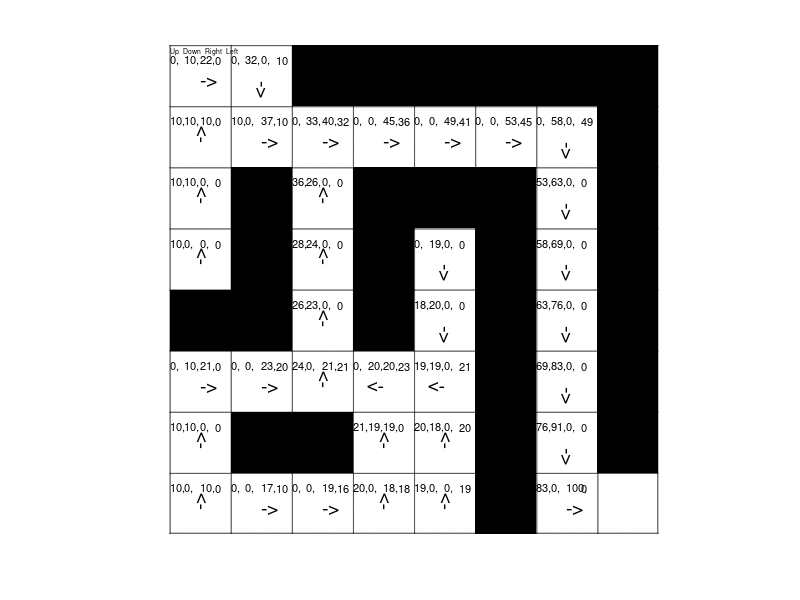

Write the MATLAB code that produced this figure.
clc
clear all
close all
MAZE_ID = 4;% 1 to 6 is allowed
switch MAZE_ID
    case 1
        a = [-1,  -1,  -1,  1,  1, 1, 1, 1;...
            1,  -1,  -1,  -1,  1, -1, 1, -1;...
            1,  -1, -1, -1, 1, -1, 1, -1;...
            1,  -1, -1, -1, 1, -1, 1, -1;...
            1,  1, 1, 1, 1, -1, -1, -1;...
            1, -1, -1, -1, 1,  -1, -1, -1;...
            1, -1, -1, -1, 1,  1,  1, -1;...
            1, -1, -1, -1, -1, -1, -1, -1];
        Q = [0.00 0.00 0.00 0.00 ;
            0.00 0.00 0.00 0.00 ;
            0.00 0.00 0.00 0.00 ;
            0.00 0.00 74.47 0.00 ;
            66.84 0.00 81.79 66.46 ;
            0.00 0.00 89.94 74.13 ;
            60.77 0.00 99.90 72.57 ;
            0.00 0.00 0.00 0.00 ;
            0.00 0.00 0.00 0.00 ;
            0.00 0.00 0.00 0.00 ;
            0.00 0.00 0.00 0.00 ;
            0.00 0.00 0.00 0.00 ;
            56.06 74.49 0.00 0.00 ;
            0.00 0.00 0.00 0.00 ;
            0.00 81.18 0.00 0.00 ;
            0.00 0.00 0.00 0.00 ;
            0.00 0.00 0.00 0.00 ;
            0.00 0.00 0.00 0.00 ;
            0.00 0.00 0.00 0.00 ;
            0.00 0.00 0.00 0.00 ;
            51.46 61.18 0.00 0.00 ;
            0.00 0.00 0.00 0.00 ;
            0.00 0.00 0.00 0.00 ;
            0.00 0.00 0.00 0.00 ;
            0.00 0.00 0.00 0.00 ;
            0.00 0.00 0.00 0.00 ;
            0.00 0.00 0.00 0.00 ;
            0.00 0.00 0.00 0.00 ;
            46.20 56.06 0.00 0.00 ;
            0.00 0.00 0.00 0.00 ;
            0.00 0.00 0.00 0.00 ;
            0.00 0.00 0.00 0.00 ;
            0.00 0.00 0.00 0.00 ;
            0.00 0.00 6.45 0.00 ;
            0.00 0.00 6.93 6.13 ;
            0.00 0.00 43.43 5.90 ;
            41.97 51.45 0.00 9.23 ;
            0.00 0.00 0.00 0.00 ;
            0.00 0.00 0.00 0.00 ;
            0.00 0.00 0.00 0.00 ;
            0.00 0.00 0.00 0.00 ;
            0.00 0.00 0.00 0.00 ;
            0.00 0.00 0.00 0.00 ;
            0.00 0.00 0.00 0.00 ;
            39.30 46.53 0.00 0.00 ;
            0.00 0.00 0.00 0.00 ;
            0.00 0.00 0.00 0.00 ;
            0.00 0.00 0.00 0.00 ;
            0.00 0.00 0.00 0.00 ;
            0.00 0.00 0.00 0.00 ;
            0.00 0.00 0.00 0.00 ;
            0.00 0.00 0.00 0.00 ;
            0.00 42.58 36.36 0.00 ;
            0.00 0.00 33.65 39.31 ;
            0.00 0.00 0.00 36.37 ;
            0.00 0.00 0.00 0.00 ;
            0.00 0.00 0.00 0.00 ;
            0.00 0.00 0.00 0.00 ;
            0.00 0.00 0.00 0.00 ;
            0.00 0.00 0.00 0.00 ;
            0.00 0.00 0.00 0.00 ;
            0.00 0.00 0.00 0.00 ;
            0.00 0.00 0.00 0.00 ;
            0.00 0.00 0.00 0.00 ] ;
    case 2
        a = [-1,1,1,1,1,1,1,1;
            -1,-1,-1,-1,1,-1,-1,-1;
            -1,-1,-1,-1,1,-1,-1,-1;
            1,-1,-1,-1,1,-1,-1,-1;
            1,1,1,1,1,1,1,-1;
            1,-1,-1,-1,-1,-1,1,-1;
            1,1,1,1,-1,-1,1,-1;
            1,-1,-1,-1,-1,-1,-1,-1];
        Q = [0.00 0.00 0.00 0.00 ;
            0.00 0.00 60.66 0.00 ;
            0.00 0.00 68.89 52.25 ;
            0.00 0.00 75.50 62.69 ;
            68.53 0.00 82.80 68.93 ;
            0.00 0.00 90.91 75.47 ;
            0.00 0.00 99.99 82.70 ;
            0.00 0.00 0.00 0.00 ;
            0.00 0.00 0.00 0.00 ;
            0.00 0.00 0.00 0.00 ;
            0.00 0.00 0.00 0.00 ;
            0.00 0.00 0.00 0.00 ;
            62.91 75.50 0.00 0.00 ;
            0.00 0.00 0.00 0.00 ;
            0.00 0.00 0.00 0.00 ;
            0.00 0.00 0.00 0.00 ;
            0.00 0.00 0.00 0.00 ;
            0.00 0.00 0.00 0.00 ;
            0.00 0.00 0.00 0.00 ;
            0.00 0.00 0.00 0.00 ;
            57.33 68.92 0.00 0.00 ;
            0.00 0.00 0.00 0.00 ;
            0.00 0.00 0.00 0.00 ;
            0.00 0.00 0.00 0.00 ;
            21.75 0.00 0.00 0.00 ;
            0.00 0.00 0.00 0.00 ;
            0.00 0.00 0.00 0.00 ;
            0.00 0.00 0.00 0.00 ;
            52.75 62.86 0.00 0.00 ;
            0.00 0.00 0.00 0.00 ;
            0.00 0.00 0.00 0.00 ;
            0.00 0.00 0.00 0.00 ;
            10.00 19.52 24.51 0.00 ;
            0.00 0.00 27.93 21.75 ;
            0.00 0.00 47.38 26.14 ;
            0.00 0.00 52.45 42.88 ;
            0.00 57.55 45.77 48.06 ;
            0.00 0.00 37.98 52.55 ;
            35.15 0.00 0.00 41.09 ;
            0.00 0.00 0.00 0.00 ;
            19.52 21.75 0.00 0.00 ;
            0.00 0.00 0.00 0.00 ;
            0.00 0.00 0.00 0.00 ;
            0.00 0.00 0.00 0.00 ;
            0.00 0.00 0.00 0.00 ;
            0.00 0.00 0.00 0.00 ;
            32.53 37.98 0.00 0.00 ;
            0.00 0.00 0.00 0.00 ;
            18.54 20.58 16.94 0.00 ;
            0.00 0.00 10.00 18.57 ;
            0.00 0.00 10.00 11.00 ;
            0.00 0.00 0.00 10.00 ;
            0.00 0.00 0.00 0.00 ;
            0.00 0.00 0.00 0.00 ;
            0.00 35.03 0.00 0.00 ;
            0.00 0.00 0.00 0.00 ;
            0.00 19.52 0.00 0.00 ;
            0.00 0.00 0.00 0.00 ;
            0.00 0.00 0.00 0.00 ;
            0.00 0.00 0.00 0.00 ;
            0.00 0.00 0.00 0.00 ;
            0.00 0.00 0.00 0.00 ;
            0.00 0.00 0.00 0.00 ;
            0.00 0.00 0.00 0.00 ];
    case 3
        a = [1,1,1,-1,1,1,1,1;
            1,-1,1,-1,-1,-1,1,1;
            1,-1,1,1,1,1,1,-1;
            1,1,1,-1,-1,-1,1,-1;
            1,1,1,1,1,-1,1,-1;
            -1,-1,-1,-1,-1,-1,1,-1;
            1,1,1,1,1,1,1,-1;
            1,-1,-1,-1,-1,-1,-1,-1];
        Q = [3.92 0.00 1.63 0.00 ;
            0.00 0.00 9.48 2.45 ;
            9.86 0.00 0.00 6.81 ;
            0.00 0.00 0.00 0.00 ;
            0.00 0.00 82.89 0.00 ;
            0.00 0.00 91.00 68.07 ;
            82.90 0.00 100.00 82.89 ;
            0.00 0.00 0.00 0.00 ;
            7.79 3.38 0.00 0.00 ;
            0.00 0.00 0.00 0.00 ;
            9.91 9.79 0.00 0.00 ;
            0.00 0.00 0.00 0.00 ;
            0.00 0.00 0.00 0.00 ;
            0.00 0.00 0.00 0.00 ;
            75.61 91.00 91.00 0.00 ;
            0.00 100.00 0.00 82.89 ;
            8.02 6.69 0.00 0.00 ;
            0.00 0.00 0.00 0.00 ;
            9.05 9.88 9.92 0.00 ;
            0.00 0.00 43.59 9.91 ;
            0.00 0.00 51.49 9.90 ;
            0.00 0.00 75.61 43.58 ;
            69.05 82.90 0.00 69.04 ;
            0.00 0.00 0.00 0.00 ;
            7.63 7.84 8.21 0.00 ;
            4.95 0.00 8.70 8.02 ;
            8.91 9.80 0.00 0.90 ;
            0.00 0.00 0.00 0.00 ;
            0.00 0.00 0.00 0.00 ;
            0.00 0.00 0.00 0.00 ;
            63.14 75.61 0.00 0.00 ;
            0.00 0.00 0.00 0.00 ;
            0.00 8.25 6.17 0.00 ;
            0.00 7.70 9.03 7.41 ;
            0.00 9.26 9.39 8.61 ;
            0.00 0.00 8.45 9.44 ;
            0.00 0.00 0.00 9.34 ;
            0.00 0.00 0.00 0.00 ;
            57.83 69.05 0.00 0.00 ;
            0.00 0.00 0.00 0.00 ;
            0.00 0.00 0.00 0.00 ;
            0.00 0.00 0.00 0.00 ;
            0.00 0.00 0.00 0.00 ;
            0.00 0.00 0.00 0.00 ;
            0.00 0.00 0.00 0.00 ;
            0.00 0.00 0.00 0.00 ;
            53.05 63.14 0.00 0.00 ;
            0.00 0.00 0.00 0.00 ;
            10.00 0.00 11.00 0.00 ;
            0.00 0.00 21.39 10.00 ;
            0.00 0.00 27.39 18.39 ;
            0.00 0.00 44.77 20.35 ;
            0.00 0.00 48.74 41.14 ;
            0.00 0.00 53.05 44.84 ;
            0.00 57.83 0.00 48.74 ;
            0.00 0.00 0.00 0.00 ;
            0.00 10.00 0.00 0.00 ;
            0.00 0.00 0.00 0.00 ;
            0.00 0.00 0.00 0.00 ;
            0.00 0.00 0.00 0.00 ;
            0.00 0.00 0.00 0.00 ;
            0.00 0.00 0.00 0.00 ;
            0.00 0.00 0.00 0.00 ;
            0.00 0.00 0.00 0.00 ];
        
    case 4
        a = [1,1,1,1,1,-1,1,1;
            1,-1,-1,1,1,-1,1,-1;
            1,1,1,1,1,-1,1,-1;
            -1,-1,1,-1,1,-1,1,-1;
            1,-1,1,-1,1,-1,1,-1;
            1,-1,1,-1,-1,-1,1,-1;
            1,1,1,1,1,1,1,-1;
            1,1,-1,-1,-1,-1,-1,-1];
        Q = [10.00 0.00 10.00 0.00 ;
            0.00 0.00 17.29 10.00 ;
            0.00 0.00 19.19 16.44 ;
            20.23 0.00 18.29 18.19 ;
            19.23 0.00 0.00 19.20 ;
            0.00 0.00 0.00 0.00 ;
            82.82 0.00 100.00 0.00 ;
            0.00 0.00 0.00 0.00 ;
            10.00 10.00 0.00 0.00 ;
            0.00 0.00 0.00 0.00 ;
            0.00 0.00 0.00 0.00 ;
            21.39 19.20 19.23 0.00 ;
            20.25 18.30 0.00 20.25 ;
            0.00 0.00 0.00 0.00 ;
            75.61 91.00 0.00 0.00 ;
            0.00 0.00 0.00 0.00 ;
            0.00 10.00 20.87 0.00 ;
            0.00 0.00 22.61 19.54 ;
            24.18 0.00 21.39 21.30 ;
            0.00 20.25 20.25 22.66 ;
            19.22 19.23 0.00 21.39 ;
            0.00 0.00 0.00 0.00 ;
            69.05 82.90 0.00 0.00 ;
            0.00 0.00 0.00 0.00 ;
            0.00 0.00 0.00 0.00 ;
            0.00 0.00 0.00 0.00 ;
            25.77 22.76 0.00 0.00 ;
            0.00 0.00 0.00 0.00 ;
            18.29 20.25 0.00 0.00 ;
            0.00 0.00 0.00 0.00 ;
            63.13 75.61 0.00 0.00 ;
            0.00 0.00 0.00 0.00 ;
            10.00 0.00 0.00 0.00 ;
            0.00 0.00 0.00 0.00 ;
            27.54 24.17 0.00 0.00 ;
            0.00 0.00 0.00 0.00 ;
            0.00 19.23 0.00 0.00 ;
            0.00 0.00 0.00 0.00 ;
            57.81 69.04 0.00 0.00 ;
            0.00 0.00 0.00 0.00 ;
            10.00 10.00 0.00 0.00 ;
            0.00 0.00 0.00 0.00 ;
            35.91 25.79 0.00 0.00 ;
            0.00 0.00 0.00 0.00 ;
            0.00 0.00 0.00 0.00 ;
            0.00 0.00 0.00 0.00 ;
            53.03 63.13 0.00 0.00 ;
            0.00 0.00 0.00 0.00 ;
            10.00 10.00 10.00 0.00 ;
            10.00 0.00 36.52 10.00 ;
            0.00 32.76 39.56 32.27 ;
            0.00 0.00 44.74 36.17 ;
            0.00 0.00 48.69 41.24 ;
            0.00 0.00 53.00 44.81 ;
            0.00 57.81 0.00 48.70 ;
            0.00 0.00 0.00 0.00 ;
            0.00 10.00 21.63 0.00 ;
            0.00 32.27 0.00 10.00 ;
            0.00 0.00 0.00 0.00 ;
            0.00 0.00 0.00 0.00 ;
            0.00 0.00 0.00 0.00 ;
            0.00 0.00 0.00 0.00 ;
            0.00 0.00 0.00 0.00 ;
            0.00 0.00 0.00 0.00];
        
    case 5
        a = [1 1 1 -1 1 1 1 1;...
            1 -1 1 -1 -1 -1 1 -1;...
            1 -1 1 1 1 1 1 -1;...
            -1 -1 -1 -1 -1 -1 1 -1;....
            1 1 1 1 1 -1 1 -1;...
            1 -1 1 -1 -1 -1 1 -1;...
            1 -1 1 1 1 1 1 -1;...
            1 -1 -1 -1 -1 -1 -1 -1];
        Q = [0.00 0.00 0.00 0.00 ;
            0.00 0.00 0.00 0.00 ;
            0.00 0.00 0.00 0.00 ;
            0.00 0.00 0.00 0.00 ;
            0.00 0.00 66.66 0.00 ;
            0.00 0.00 89.29 0.90 ;
            74.80 0.00 99.90 74.77 ;
            0.00 0.00 0.00 0.00 ;
            0.00 0.00 0.00 0.00 ;
            0.00 0.00 0.00 0.00 ;
            0.00 0.00 0.00 0.00 ;
            0.00 0.00 0.00 0.00 ;
            0.00 0.00 0.00 0.00 ;
            0.00 0.00 0.00 0.00 ;
            68.32 89.29 0.00 0.00 ;
            0.00 0.00 0.00 0.00 ;
            0.00 0.00 0.00 0.00 ;
            0.00 0.00 0.00 0.00 ;
            0.00 0.00 0.00 0.00 ;
            0.00 0.00 0.00 0.00 ;
            0.00 0.00 56.17 0.00 ;
            0.00 0.00 68.31 0.90 ;
            62.49 74.80 0.00 62.24 ;
            0.00 0.00 0.00 0.00 ;
            0.00 0.00 0.00 0.00 ;
            0.00 0.00 0.00 0.00 ;
            0.00 0.00 0.00 0.00 ;
            0.00 0.00 0.00 0.00 ;
            0.00 0.00 0.00 0.00 ;
            0.00 0.00 0.00 0.00 ;
            57.23 68.32 0.00 0.00 ;
            0.00 0.00 0.00 0.00 ;
            3.51 0.00 7.53 0.00 ;
            0.00 0.00 8.71 7.32 ;
            9.29 0.00 8.83 7.06 ;
            0.00 0.00 7.89 9.06 ;
            0.00 0.00 0.00 8.06 ;
            0.00 0.00 0.00 0.00 ;
            52.51 62.49 0.00 0.00 ;
            0.00 0.00 0.00 0.00 ;
            0.00 4.03 0.00 0.00 ;
            0.00 0.00 0.00 0.00 ;
            9.66 9.23 0.00 0.00 ;
            0.00 0.00 0.00 0.00 ;
            0.00 0.00 0.00 0.00 ;
            0.00 0.00 0.00 0.00 ;
            46.26 57.24 0.00 0.00 ;
            0.00 0.00 0.00 0.00 ;
            0.00 0.00 0.00 0.00 ;
            0.00 0.00 0.00 0.00 ;
            0.00 9.00 9.74 0.00 ;
            0.00 0.00 27.18 9.72 ;
            0.00 0.00 31.23 22.64 ;
            0.00 0.00 46.02 25.61 ;
            0.00 52.39 0.00 33.17 ;
            0.00 0.00 0.00 0.00 ;
            0.00 0.00 0.00 0.00 ;
            0.00 0.00 0.00 0.00 ;
            0.00 0.00 0.00 0.00 ;
            0.00 0.00 0.00 0.00 ;
            0.00 0.00 0.00 0.00 ;
            0.00 0.00 0.00 0.00 ;
            0.00 0.00 0.00 0.00 ;
            0.00 0.00 0.00 0.00 ];
        
        
    case 6
        a = [1,1,1,-1,1,1,1,1;
            1,-1,-1,-1,1,-1,-1,-1;
            1,1,1,-1,1,1,1,-1;
            -1,-1,1,-1,1,-1,1,-1;1,-1,1,-1,1,-1,1,-1;
            1,-1,1,-1,-1,-1,1,-1;
            1,1,1,1,1,1,1,-1;
            1,-1,-1,-1,-1,-1,-1,-1];
        Q = [9.99 0.00 9.99 0.00 ;
            0.00 0.00 9.99 9.99 ;
            0.00 0.00 0.00 9.99 ;
            0.00 0.00 0.00 0.00 ;
            69.05 0.00 82.90 0.00 ;
            0.00 0.00 91.00 75.61 ;
            0.00 0.00 100.00 82.90 ;
            0.00 0.00 0.00 0.00 ;
            9.98 9.99 0.00 0.00 ;
            0.00 0.00 0.00 0.00 ;
            0.00 0.00 0.00 0.00 ;
            0.00 0.00 0.00 0.00 ;
            63.13 75.61 0.00 0.00 ;
            0.00 0.00 0.00 0.00 ;
            0.00 0.00 0.00 0.00 ;
            0.00 0.00 0.00 0.00 ;
            0.00 9.98 9.95 0.00 ;
            0.00 0.00 9.96 9.95 ;
            9.97 0.00 0.00 9.96 ;
            0.00 0.00 0.00 0.00 ;
            57.82 69.04 57.80 0.00 ;
            0.00 0.00 53.02 63.13 ;
            48.72 0.00 0.00 57.80 ;
            0.00 0.00 0.00 0.00 ;
            0.00 0.00 0.00 0.00 ;
            0.00 0.00 0.00 0.00 ;
            16.17 9.96 0.00 0.00 ;
            0.00 0.00 0.00 0.00 ;
            50.72 63.14 0.00 0.00 ;
            0.00 0.00 0.00 0.00 ;
            44.85 53.02 0.00 0.00 ;
            0.00 0.00 0.00 0.00 ;
            16.15 0.00 0.00 0.00 ;
            0.00 0.00 0.00 0.00 ;
            17.76 9.98 0.00 0.00 ;
            0.00 0.00 0.00 0.00 ;
            0.00 57.60 0.00 0.00 ;
            0.00 0.00 0.00 0.00 ;
            41.36 48.72 0.00 0.00 ;
            0.00 0.00 0.00 0.00 ;
            17.11 13.71 0.00 0.00 ;
            0.00 0.00 0.00 0.00 ;
            23.50 16.95 0.00 0.00 ;
            0.00 0.00 0.00 0.00 ;
            0.00 0.00 0.00 0.00 ;
            0.00 0.00 0.00 0.00 ;
            38.23 44.85 0.00 0.00 ;
            0.00 0.00 0.00 0.00 ;
            16.36 16.33 17.90 0.00 ;
            0.00 0.00 23.08 17.11 ;
            0.00 21.66 28.79 17.90 ;
            0.00 0.00 31.42 23.54 ;
            0.00 0.00 35.36 29.25 ;
            0.00 0.00 38.23 32.61 ;
            0.00 41.36 0.00 35.40 ;
            0.00 0.00 0.00 0.00 ;
            0.00 17.11 0.00 0.00 ;
            0.00 0.00 0.00 0.00 ;
            0.00 0.00 0.00 0.00 ;
            0.00 0.00 0.00 0.00 ;
            0.00 0.00 0.00 0.00 ;
            0.00 0.00 0.00 0.00 ;
            0.00 0.00 0.00 0.00 ;
            0.00 0.00 0.00 0.00 ];
end
b = flipud(a);
Z = 256;
Im = kron(round(255*(b+1)/2),ones(Z,Z));
figure, imshow(Im)
hold on
for j = [(0.01:8)*Z, 7.99*Z]
    plot(0:(Z*8),j*ones(1,Z*8+1),'k')
    hold on
    plot(j*ones(1,Z*8+1),0:(Z*8),'k')
    hold on
end
Ind = find(a==-1);
[Row_Ind,Col_Ind] = ind2sub([8,8],Ind);
Col_Ind = Col_Ind'-1;
Row_Ind = Row_Ind'-1;

col = size(Q,2);
row = size(Q,1);
[val , ind] = max(Q');
ss = [90,-90,0,180];
Font1 = 8;
Q1 = Q;
Q = round(Q);
k = 56;
text(Z*(mod(k,8))+Z/100,Z*(8-ceil((k+1)/8))+Z/10,'Up  Down  Right  Left','FontSize',5)

for k = 0:row-1
    if sum(Q(k+1,:))~=0
        text(Z*(mod(k,8))+Z/100,Z*(8-ceil((k+1)/8))+Z/4,[num2str(Q(k+1,1)),','],'FontSize',Font1)
        text(Z*(mod(k,8))+3*Z/12,Z*(8-ceil((k+1)/8))+Z/4,[num2str(Q(k+1,2)),','],'FontSize',Font1)
        text(Z*(mod(k,8))+6*Z/12,Z*(8-ceil((k+1)/8))+Z/4,[num2str(Q(k+1,3)),','],'FontSize',Font1)
        text(Z*(mod(k,8))+9*Z/12,Z*(8-ceil((k+1)/8))+Z/4,[num2str(Q(k+1,4))],'FontSize',Font1)
        %     text(Z*(mod(k,8))+Z/2,Z*(8-ceil((k+1)/8))+Z/4,num2str(val(k+1)),'FontSize',10)
        text(Z*(mod(k,8))+Z/2,Z*(8-ceil((k+1)/8))+3*Z/5,'->','FontSize',14,'Rotation',ss(ind(k+1)))
    end
end






